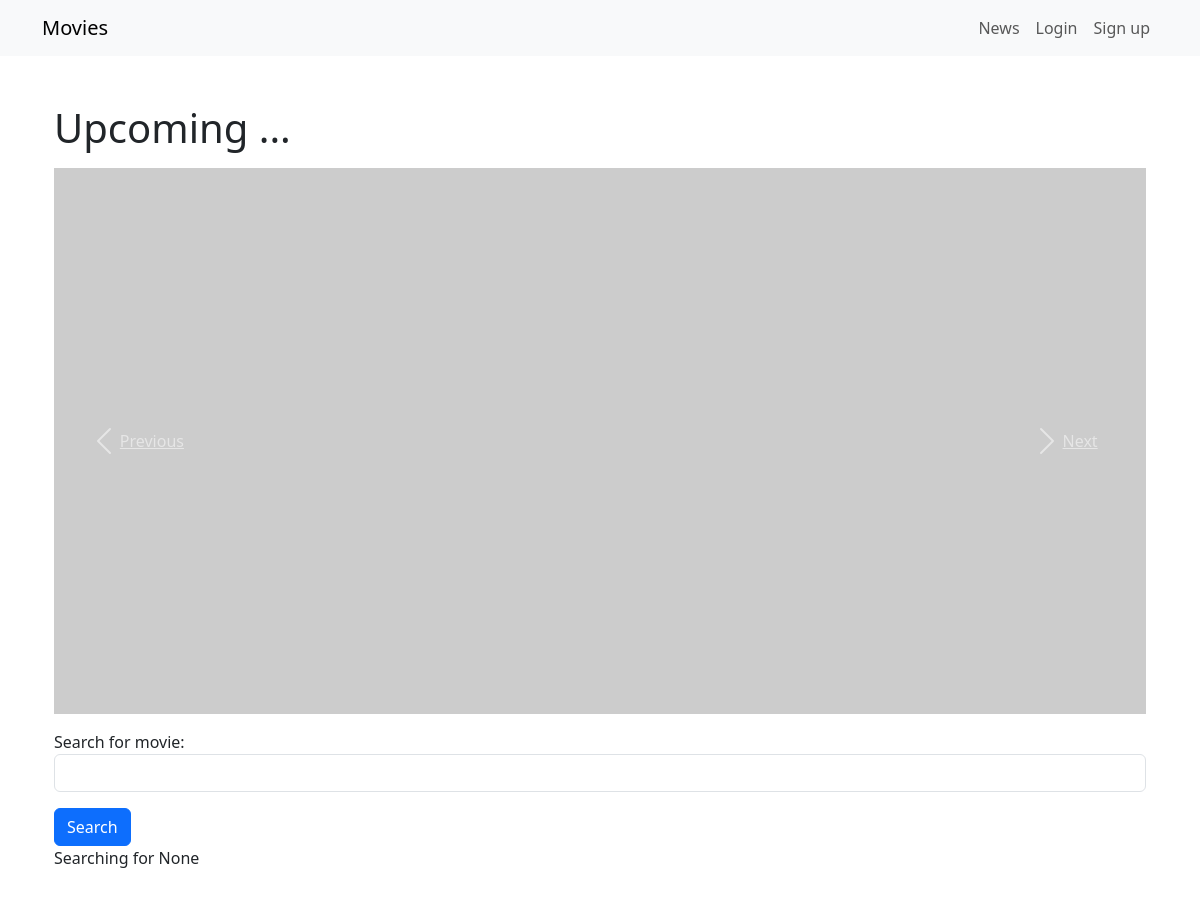
Before: / with the older database file.
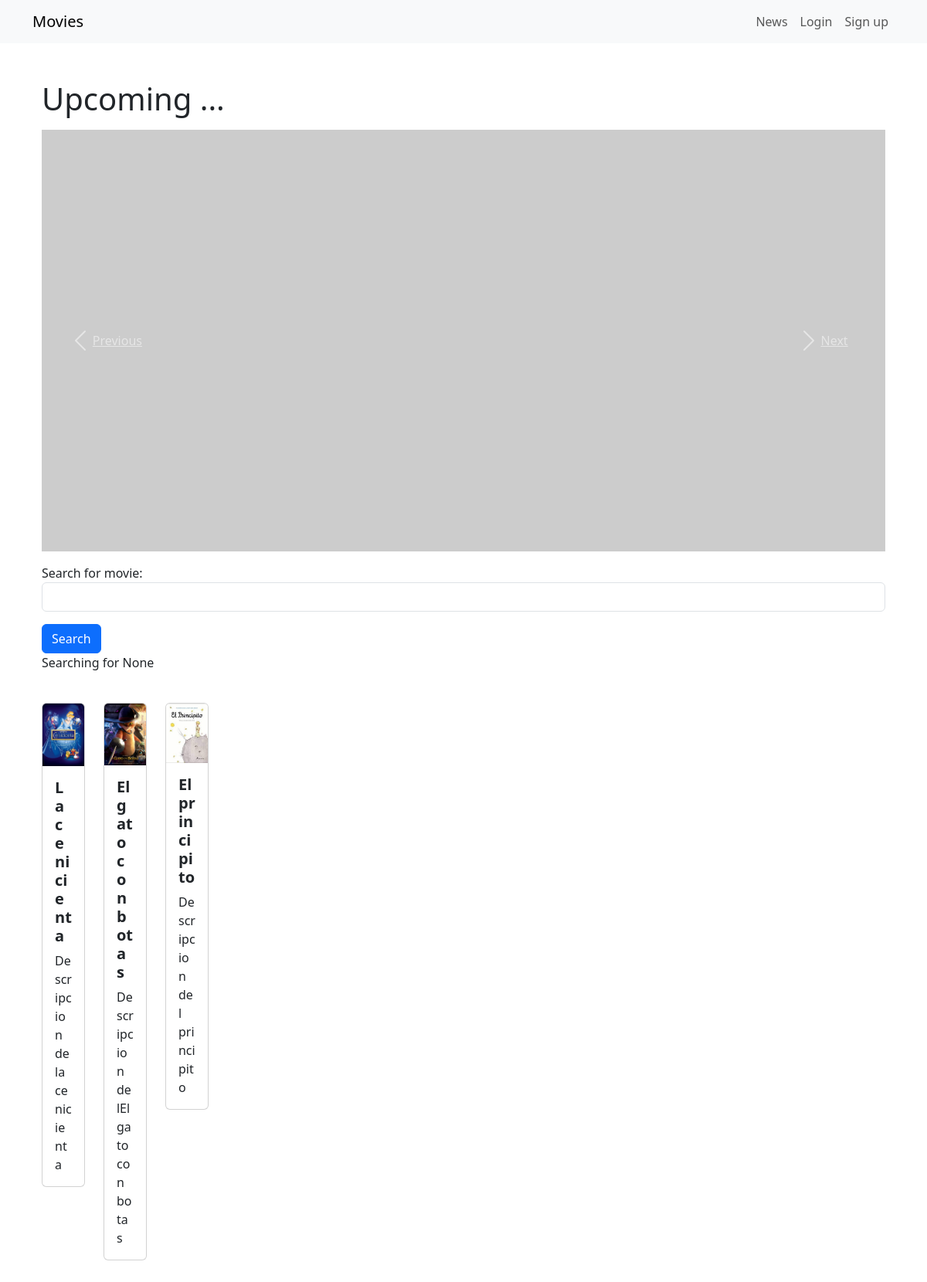
After: the same page with the newer database file.
### movie/models.py (models this page shows)
class Movie(models.Model):
    title = models.CharField(max_length=100)
    description = models.CharField(max_length=250)
    image = models.ImageField(upload_to='movie/images/')
    url = models.URLField(blank=True)

### movie/views.py (the view)
# urls.py: 2. Add a URL to urlpatterns:  path('', views.home, name='home')
def home(request):
    searchTerm = request.GET.get('searchMovie')
    if searchTerm:
        movies = Movie.objects.filter(title__icontains=searchTerm)
    else:
        movies = Movie.objects.all()
    return render(request, 'home.html', {'searchTerm':searchTerm, 'movies':movies})

### movie/templates/home.html (shortened to what this page needs)
<!doctype html>
<html lang="en">
  <head>
    <link href="https://cdn.jsdelivr.net/npm/bootstrap@5.3.1/dist/css/bootstrap.min.css" rel="stylesheet">
  </head>
  <body>
    {% extends 'base.html' %}
    {% block content %}
    <div class="container mt-5">
        <h1 class="mb-3">Upcoming ...</h1>
        <div id="movieCarousel" class="carousel slide mb-3" data-ride="carousel">
        <div class="carousel-inner">
        <div class="carousel-item active">
          <img src="https://via.placeholder.com/800x400/FF5733/FFFFFFF?text=Movie1" class="d-block w-100" alt="Movie 1">
        </div>
      </div>
      <a class="carousel-control-prev" href="movieCarousel" role="button" data-bs-slide="prev">
        <span class="carousel-control-prev-icon" aria-hidden="true"></span>
        <span class="sr-only">Previous</span>
      </a>
      <a class="carousel-control-next" href="movieCarousel" role="button" data-bs-slide="next">
        <span class="carousel-control-next-icon" aria-hidden="true"></span>
        <span class="sr-only">Next</span>
      </a>
    </div>
    </div>
    <div class="container">
        <form action="">
            <div class="mb-3">
                <label for="searchMovie" class="from-label">
                    Search for movie:
                </label>
                <input type="text" class="form-control" name="searchMovie" />
            </div>
            <button type="submit" class="btn btn-primary">Search</button>
        </form>
        <p> Searching for {{ searchTerm }} </p>
        <br />
        <div class="row row-cols-1 row-cols-md-3 g-4" style="width: 15rem;">
            {% for movie in movies %}
            <div v-for="movie in movies" class="col">
                <div class="card">
                    <img class="card-img-top" src="{{ movie.image.url }}" />
                    <div class="card-body">
                        <h5 class="card-title fw-bold">{{ movie.title }}</h5>
                    <p class="card-text">{{movie.description}}</p>
                        </div>
                    </div>
                </div>
                {% endfor %}
        </div>
        <br />
        <br />
    </div>
    {% endblock content %}

### moviereviews/templates/base.html (shortened to what this page needs)
<!DOCTYPE html>
<html lang="en">
<head>
    <link href="https://cdn.jsdelivr.net/npm/bootstrap@5.3.1/dist/css/bootstrap.min.css" rel="stylesheet">
</head>
<body>
    <nav class="navbar navbar-expand-lg navbar-light bg-light mb-3">
        <div class="container">
            <a class="navbar-brand" href="{% url 'home' %}">Movies</a>
            <div class="collapse navbar-collapse" id="navbarNavAltMarkup">
                <div class="navbar-nav ms-auto">
                    <a class="nav-link" href="{% url 'news' %}">News</a>
                    <a class="nav-link" href="#">Login</a>
                    <a class="nav-link" href="#">Sign up</a>
                </div>
            </div>
        </div>
    </nav>
        <div class="container">
            {% block content %}
            {% endblock content %}
        </div>
</body>
</html>

Changed rows visible on the page:
added Movie: image (picture), title "La cenicienta", description "Descripcion de la cenicienta"
added Movie: image (picture), title "El gato con botas", description "Descripcion de lEl gato con botas"
added Movie: image (picture), title "El principito", description "Descripcion del principito"
